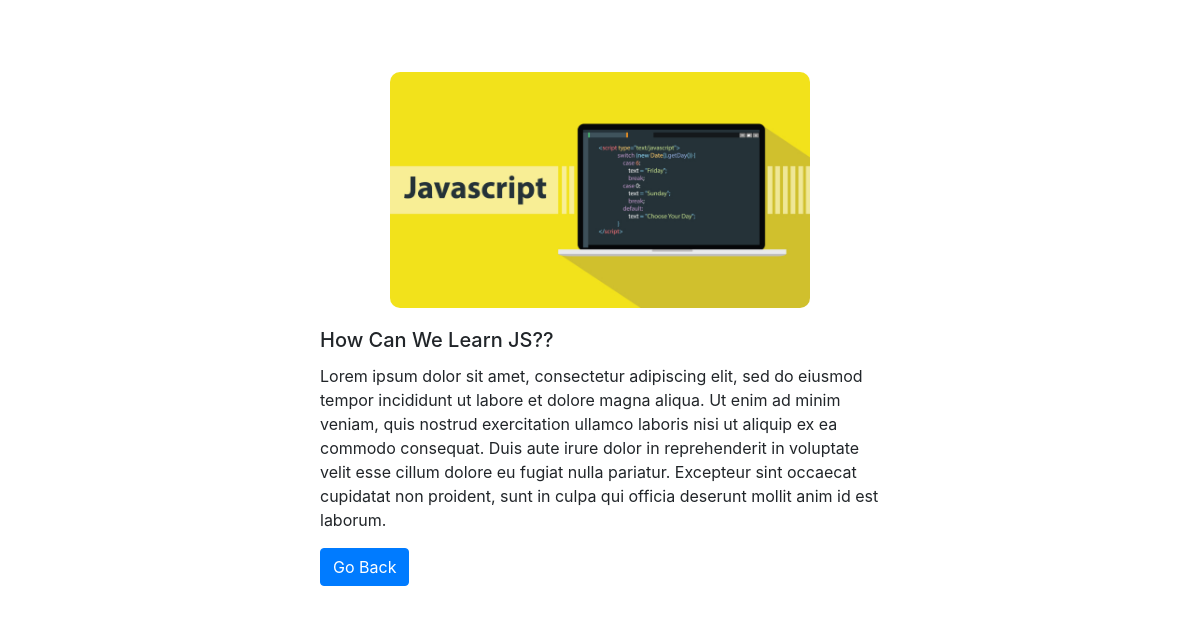
Screenshot of /11/post/ with the database file from the repository.
### Blog/models.py (models this page shows, shortened)
class Post(models.Model):
    creator = models.ForeignKey(Creator, max_length=150,on_delete=models.CASCADE)
    created_date = models.DateTimeField(auto_now=True)
    title = models.CharField(max_length=500)
    subtitle = models.CharField(max_length=500,default="Lets come and read")
    image = models.ImageField(default='default.jpg',upload_to='media/')
    content = models.TextField()

### Blog/views.py (the view)
# urls.py: path('<int:post_id>/post/',views.detail,name="detail_page"),
def detail(request,post_id):
    post = get_object_or_404(Post,id=post_id)
    context = {
        'Post':post,
    }
    return render(request,'Blog/detail_page.html',context)

### Blog/templates/Blog/detail_page.html
{% include 'Blog/template.html' %}
<div class="card" style="width: 50%;">
      <img class="card-img-top" style="width: 70%;" src="{{Post.image.url}}" alt="Card image cap">
      <div class="card-body">
        <h5 class="card-title">{{Post.title}}</h5>
        <p class="card-text">{{Post.content}}</p>
        <a href="{% url 'home' %}" class="btn btn-primary">Go Back</a>
        </div>
</div>

### Blog/static/style.css (style rules this page uses)
.card { padding-top: 6%; display: flex; justify-content: center; margin: 0 auto;; border: none; }
.card-img-top { display: flex; margin: 0 auto; border-radius: 10px; }

### rows the page displays
Post: image (picture), title "How Can We Learn JS??", content "Lorem ipsum dolor sit amet, consectetur adipiscing elit, sed do eiusmod tempor incididunt ut labore et dolore magna aliqua. Ut enim ad minim veniam, quis nostrud exercitation ullamco laboris nisi ut aliquip ex ea commodo consequat. Duis aute irure dolor in reprehenderit in voluptate velit esse cillum dolore eu fugiat nulla pariatur. Excepteur sint occaecat cupidatat non proident, sunt in culpa qui officia deserunt mollit anim id est laborum."
